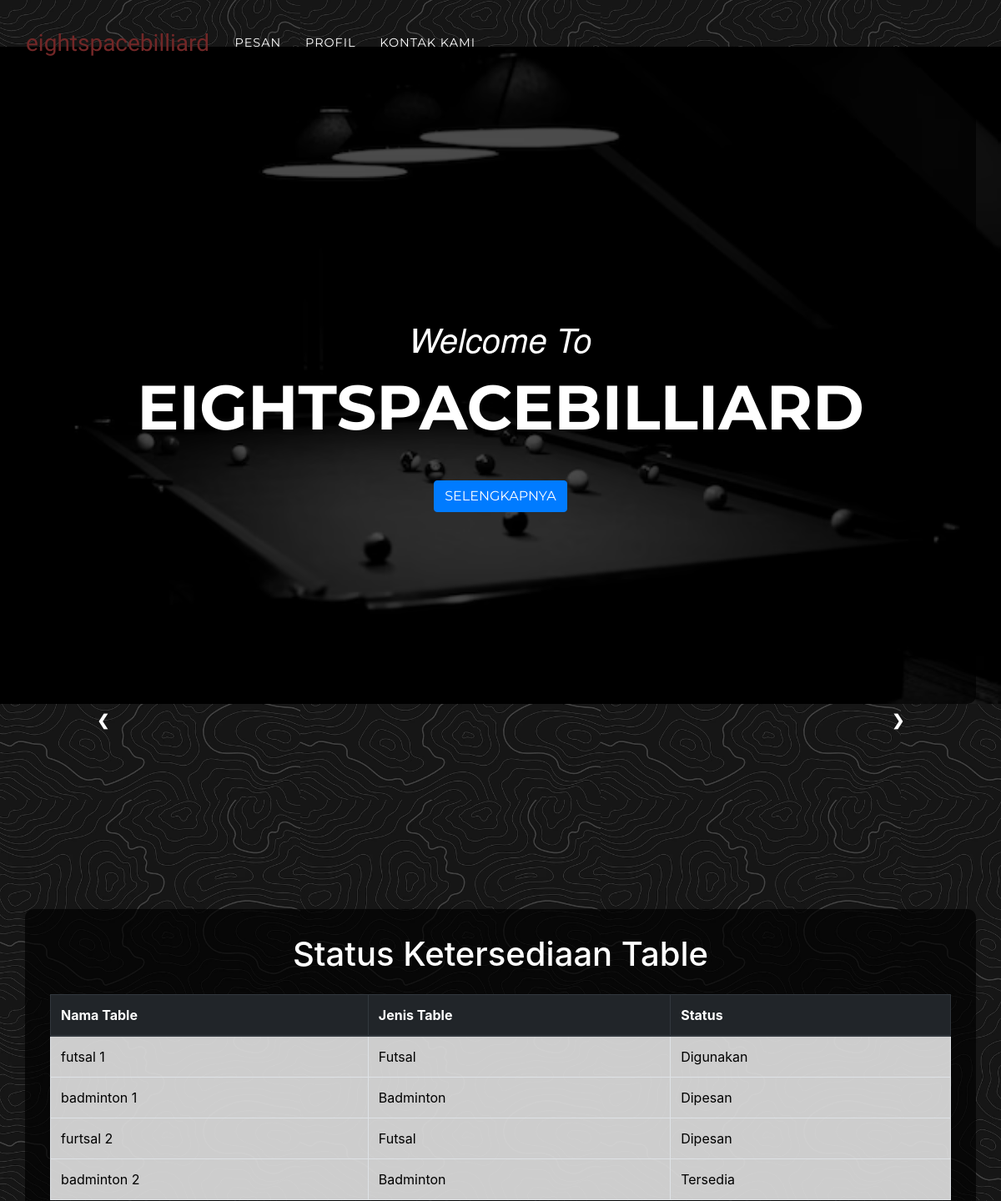
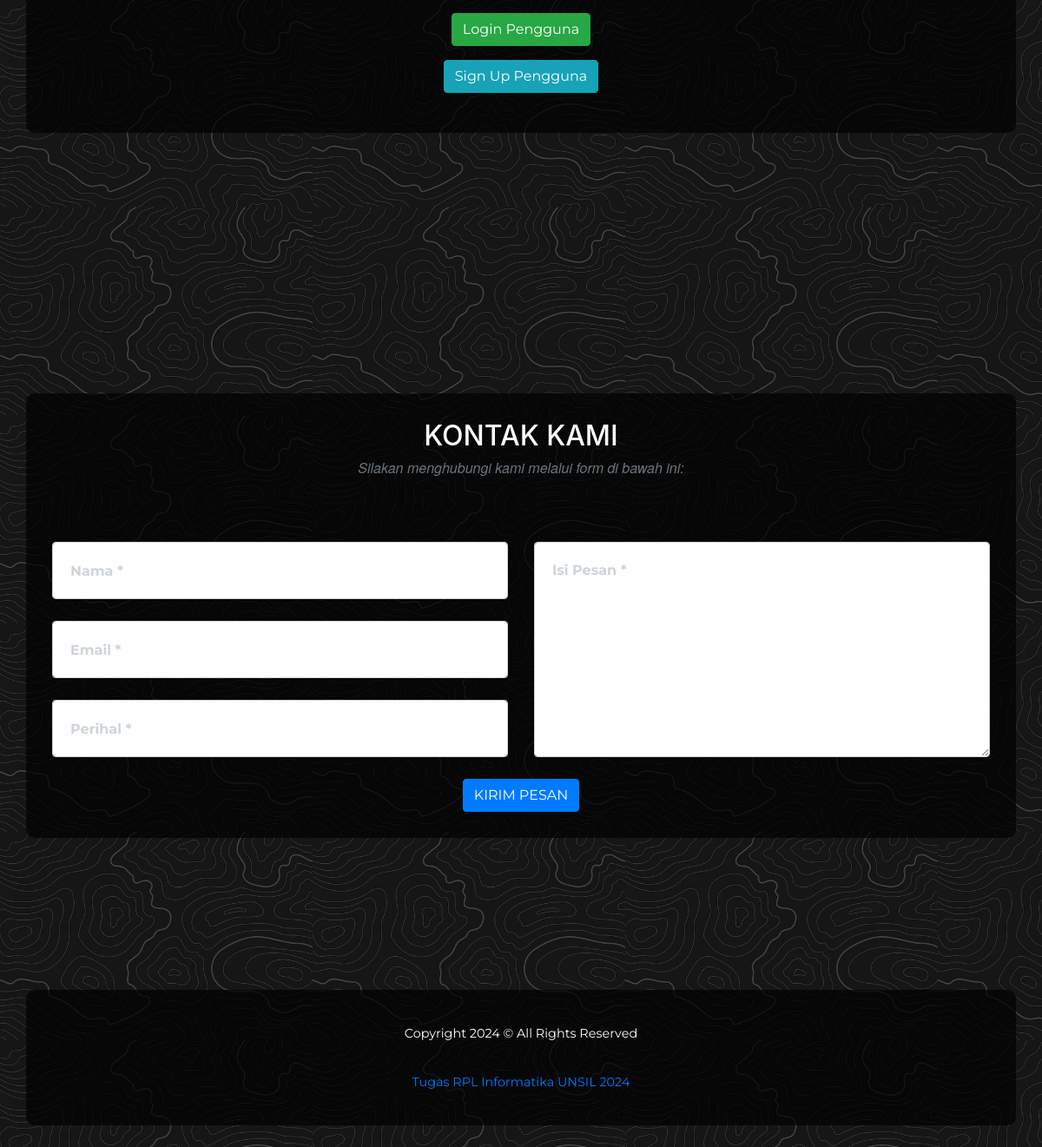
The page / on the database its author committed (2 pictures, top to bottom).
### tables this page shows
CREATE TABLE `lapangan` (
  `id_lapangan` int(11) NOT NULL,
  `nama_lapangan` varchar(255) NOT NULL,
  `jenis_lapangan` enum('Futsal','Badminton') NOT NULL,
  `harga_sewa` int(11) NOT NULL,
  `kapasitas_pemain` int(11) NOT NULL,
  `status` enum('Tersedia','Dipesan','Digunakan') NOT NULL DEFAULT 'Tersedia'
);

### index.php (the view, shortened to what this page needs)
<?php
include 'koneksi.php';
?>
<!DOCTYPE html>
<html lang="en">
<head>
    <link href="css/yozz.min.css" rel="stylesheet">
    <link href="vendor/bootstrap/css/bootstrap.min.css" rel="stylesheet">
    <link href="vendor/font-awesome/css/font-awesome.min.css" rel="stylesheet" type="text/css">
</head>
<body id="page-top">
<nav class="navbar navbar-expand-lg navbar-dark fixed-top" id="mainNav">
  <div class="container-fluid">
    <a class="navbar-brand js-scroll-trigger" href="#page-top">eightspacebilliard</a>
    <div class="collapse navbar-collapse" id="navbarResponsive">
      <ul class="navbar-nav text-uppercase ms-auto">
        <li class="nav-item">
          <a class="nav-link js-scroll-trigger" href="#pesan">pesan</a>
        </li>
        <li class="nav-item">
          <a class="nav-link js-scroll-trigger" href="#portfolio">Profil</a>
        </li>
        <li class="nav-item">
          <a class="nav-link js-scroll-trigger" href="#contact">Kontak Kami</a>
        </li>
      </ul>
    </div>
  </div>
</nav>
<header class="masthead">
    <div class="container">
        <div class="intro-text">
            <div class="intro-lead-in">Welcome To</div>
            <div class="intro-heading text-uppercase">eightspacebilliard</div>
            <a class="btn btn-primary btn-xl text-uppercase js-scroll-trigger" href="#pesan">Selengkapnya</a>
        </div>
    </div>
</header>
<div class="slideshow-container">
  <a class="prev" onclick="plusSlides(-1)">&#10094;</a>
  <a class="next" onclick="plusSlides(1)">&#10095;</a>
</div>
<br>
<section id="pesan" class="mt-5">
    <div class="container">
        <h1 class="text-center mb-4">Status Ketersediaan Table</h1>
        <table class="table table-bordered table-hover">
            <thead class="thead-dark">
                <tr>
                    <th>Nama Table</th>
                    <th>Jenis Table</th>
                    <th>Status</th>
                </tr>
            </thead>
            <tbody>
                <?php
                $sql = "SELECT id_lapangan, nama_lapangan, jenis_lapangan, status FROM lapangan";
                $result = $mysqli->query($sql);
                if ($result->num_rows > 0) {
                    while ($row = $result->fetch_assoc()) {
                        echo "<tr>";
                        echo "<td>" . htmlspecialchars($row["nama_lapangan"]) . "</td>";
                        echo "<td>" . htmlspecialchars($row["jenis_lapangan"]) . "</td>";
                        echo "<td>" . htmlspecialchars($row["status"]) . "</td>";
                        echo "</tr>";
                    }
                } else {
                    echo "<tr><td colspan='4' class='text-center'>Tidak ada data</td></tr>";
                }
                ?>
            </tbody>
        </table>
        <div class="text-center">
            <?php
            if (isset($_SESSION['loggedin']) && $_SESSION['loggedin'] === true) {
                echo '<p><a class="btn btn-danger" href="logout.php">Logout</a></p>';
            } else {
                echo '<p><a class="btn btn-success" href="login_pengguna.php">Login Pengguna</a></p>';
                echo '<p><a class="btn btn-info" href="register.php">Sign Up Pengguna</a></p>';
            }
            ?>
        </div>
    </div>
</section>
<section id="contact">
    <div class="container">
        <h2 class="text-center text-uppercase">Kontak Kami</h2>
        <h3 class="section-subheading text-muted text-center">Silakan menghubungi kami melalui form di bawah ini:</h3>
        <form id="contactForm" name="sentMessage" novalidate="novalidate">
            <div class="row">
                <div class="col-md-6">
                    <div class="form-group">
                        <input class="form-control" id="name" type="text" placeholder="Nama *" required data-validation-required-message="Silahkan masukkan nama Anda terlebih dahulu.">
                    </div>
                    <div class="form-group">
                        <input class="form-control" id="email" type="email" placeholder="Email *" required data-validation-required-message="Silahkan masukkan email Anda terlebih dahulu.">
                    </div>
                    <div class="form-group">
                        <input class="form-control" id="subject" type="text" placeholder="Perihal *" required data-validation-required-message="Silahkan masukkan perihal terlebih dahulu.">
                    </div>
                </div>
                <div class="col-md-6">
                    <div class="form-group">
                        <textarea class="form-control" id="message" placeholder="Isi Pesan *" required data-validation-required-message="Silahkan isi pesan terlebih dahulu."></textarea>
                    </div>
                </div>
                <div class="col-lg-12 text-center">
                    <button id="sendMessageButton" class="btn btn-primary btn-xl text-uppercase" type="submit">Kirim Pesan</button>
                </div>
            </div>
        </form>
    </div>
</section>
<footer class="footer">
    <div class="container text-center">
        <span class="copyright">Copyright 2024 &copy; All Rights Reserved</span>
        <ul class="list-inline quicklinks mt-3">
            <li class="list-inline-item">
                <a href="https://www.youtube.com/@yustikaslamet9432/videos">Tugas RPL Informatika UNSIL 2024</a>
            </li>
        </ul>
    </div>
</footer>
</body>
</html>

### index.php (style rules this page uses)
body { background: url('img/nack.avif'); background-size: 30%; color: #fff; }
.container { background-color: rgba(0, 0, 0, 0.7); border-radius: 10px; padding: 30px; }
.table { background-color: rgba(255, 255, 255, 0.8); color: #000; }
body { padding-top: 56px; }
* { box-sizing:border-box }
.slideshow-container { max-width: 1000px; position: relative; margin: auto; }
.prev, .next { cursor: pointer; position: absolute; top: 50%; width: auto; margin-top: -22px; padding: 16px; color: white; font-weight: bold; font-size: 18px; transition: 0.6s ease; border-radius: 0 3px 3px 0; user-select: none; }
.next { right: 0; border-radius: 3px 0 0 3px; }

### rows shown on the page
lapangan: nama_lapangan "futsal 1", jenis_lapangan "Futsal", status "Digunakan"
lapangan: nama_lapangan "badminton 1", jenis_lapangan "Badminton", status "Dipesan"
lapangan: nama_lapangan "furtsal 2", jenis_lapangan "Futsal", status "Dipesan"
lapangan: nama_lapangan "badminton 2", jenis_lapangan "Badminton", status "Tersedia"
